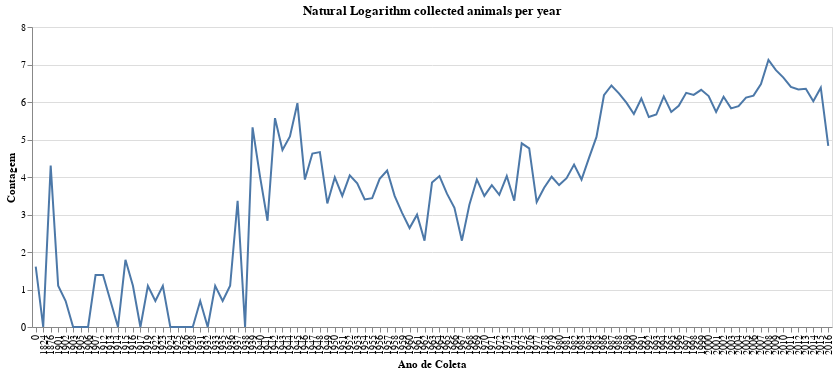

Write notebook code for a chart like this one.
### Markdown cell above
<font color='red'>**ideia:** fazer crescimento em log (referencias em Bio. fazem isso)</font>

### Code cell
temp = alt.Chart(data= teste, width=800, title= 'Natural Logarithm collected animals per year').mark_line().encode(
    x= alt.X('year', type='ordinal', title='Ano de Coleta'),
    y= alt.Y('ln_counts', type='quantitative', title='Contagem')
)

# temp.save('./graphs/log_coletas_por_ano.html')
temp

### Figure 1 — Vega-Lite specification as saved in the notebook (floating-point values rounded to 4 significant figures)
{"config": {"view": {"continuousWidth": 400, "continuousHeight": 300}}, "data": {"name": "data-79af7384879d2a89078b93a6d4a266e6"}, "mark": "line", "encoding": {"x": {"type": "ordinal", "field": "year", "title": "Ano de Coleta"}, "y": {"type": "quantitative", "field": "ln_counts", "title": "Contagem"}}, "title": "Natural Logarithm collected animals per year", "width": 800, "$schema": "https://vega.github.io/schema/vega-lite/v4.8.1.json", "datasets": {"data-79af7384879d2a89078b93a6d4a266e6": [{"year": 0, "counts": 5, "ln_cunts": 1.609, "ln_counts": 1.609}, {"year": 1824, "counts": 1, "ln_cunts": 0.0, "ln_counts": 0.0}, {"year": 1876, "counts": 74, "ln_cunts": 4.304, "ln_counts": 4.304}, {"year": 1901, "counts": 3, "ln_cunts": 1.099, "ln_counts": 1.099}, {"year": 1902, "counts": 2, "ln_cunts": 0.6931, "ln_counts": 0.6931}, {"year": 1903, "counts": 1, "ln_cunts": 0.0, "ln_counts": 0.0}, {"year": 1905, "counts": 1, "ln_cunts": 0.0, "ln_counts": 0.0}, {"year": 1906, "counts": 1, "ln_cunts": 0.0, "ln_counts": 0.0}, {"year": 1907, "counts": 4, "ln_cunts": 1.386, "ln_counts": 1.386}, {"year": 1912, "counts": 4, "ln_cunts": 1.386, "ln_counts": 1.386}, {"year": 1913, "counts": 2, "ln_cunts": 0.6931, "ln_counts": 0.6931}, {"year": 1914, "counts": 1, "ln_cunts": 0.0, "ln_counts": 0.0}, {"year": 1915, "counts": 6, "ln_cunts": 1.792, "ln_counts": 1.792}, {"year": 1916, "counts": 3, "ln_cunts": 1.099, "ln_counts": 1.099}, {"year": 1917, "counts": 1, "ln_cunts": 0.0, "ln_counts": 0.0}, {"year": 1919, "counts": 3, "ln_cunts": 1.099, "ln_counts": 1.099}, {"year": 1922, "counts": 2, "ln_cunts": 0.6931, "ln_counts": 0.6931}, {"year": 1923, "counts": 3, "ln_cunts": 1.099, "ln_counts": 1.099}, {"year": 1924, "counts": 1, "ln_cunts": 0.0, "ln_counts": 0.0}, {"year": 1925, "counts": 1, "ln_cunts": 0.0, "ln_counts": 0.0}, {"year": 1926, "counts": 1, "ln_cunts": 0.0, "ln_counts": 0.0}, {"year": 1928, "counts": 1, "ln_cunts": 0.0, "ln_counts": 0.0}, {"year": 1931, "counts": 2, "ln_cunts": 0.6931, "ln_counts": 0.6931}, {"year": 1932, "counts": 1, "ln_cunts": 0.0, "ln_counts": 0.0}, {"year": 1933, "counts": 3, "ln_cunts": 1.099, "ln_counts": 1.099}, {"year": 1935, "counts": 2, "ln_cunts": 0.6931, "ln_counts": 0.6931}, {"year": 1936, "counts": 3, "ln_cunts": 1.099, "ln_counts": 1.099}, {"year": 1937, "counts": 29, "ln_cunts": 3.367, "ln_counts": 3.367}, {"year": 1938, "counts": 1, "ln_cunts": 0.0, "ln_counts": 0.0}, {"year": 1939, "counts": 205, "ln_cunts": 5.323, "ln_counts": 5.323}, {"year": 1940, "counts": 55, "ln_cunts": 4.007, "ln_counts": 4.007}, {"year": 1941, "counts": 17, "ln_cunts": 2.833, "ln_counts": 2.833}, {"year": 1942, "counts": 262, "ln_cunts": 5.568, "ln_counts": 5.568}, {"year": 1943, "counts": 112, "ln_cunts": 4.718, "ln_counts": 4.718}, {"year": 1944, "counts": 161, "ln_cunts": 5.081, "ln_counts": 5.081}, {"year": 1945, "counts": 391, "ln_cunts": 5.969, "ln_counts": 5.969}, {"year": 1946, "counts": 51, "ln_cunts": 3.932, "ln_counts": 3.932}, {"year": 1947, "counts": 102, "ln_cunts": 4.625, "ln_counts": 4.625}, {"year": 1948, "counts": 106, "ln_cunts": 4.663, "ln_counts": 4.663}, {"year": 1949, "counts": 27, "ln_cunts": 3.296, "ln_counts": 3.296}, {"year": 1950, "counts": 54, "ln_cunts": 3.989, "ln_counts": 3.989}, {"year": 1951, "counts": 33, "ln_cunts": 3.497, "ln_counts": 3.497}, {"year": 1952, "counts": 57, "ln_cunts": 4.043, "ln_counts": 4.043}, {"year": 1953, "counts": 46, "ln_cunts": 3.829, "ln_counts": 3.829}, {"year": 1954, "counts": 30, "ln_cunts": 3.401, "ln_counts": 3.401}, {"year": 1955, "counts": 31, "ln_cunts": 3.434, "ln_counts": 3.434}, {"year": 1956, "counts": 52, "ln_cunts": 3.951, "ln_counts": 3.951}, {"year": 1957, "counts": 65, "ln_cunts": 4.174, "ln_counts": 4.174}, {"year": 1958, "counts": 33, "ln_cunts": 3.497, "ln_counts": 3.497}, {"year": 1959, "counts": 21, "ln_cunts": 3.045, "ln_counts": 3.045}, {"year": 1960, "counts": 14, "ln_cunts": 2.639, "ln_counts": 2.639}, {"year": 1961, "counts": 20, "ln_cunts": 2.996, "ln_counts": 2.996}, {"year": 1962, "counts": 10, "ln_cunts": 2.303, "ln_counts": 2.303}, {"year": 1963, "counts": 47, "ln_cunts": 3.85, "ln_counts": 3.85}, {"year": 1964, "counts": 56, "ln_cunts": 4.025, "ln_counts": 4.025}, {"year": 1965, "counts": 35, "ln_cunts": 3.555, "ln_counts": 3.555}, {"year": 1966, "counts": 24, "ln_cunts": 3.178, "ln_counts": 3.178}, {"year": 1967, "counts": 10, "ln_cunts": 2.303, "ln_counts": 2.303}, {"year": 1968, "counts": 26, "ln_cunts": 3.258, "ln_counts": 3.258}, {"year": 1969, "counts": 51, "ln_cunts": 3.932, "ln_counts": 3.932}, {"year": 1970, "counts": 33, "ln_cunts": 3.497, "ln_counts": 3.497}, {"year": 1971, "counts": 44, "ln_cunts": 3.784, "ln_counts": 3.784}, {"year": 1972, "counts": 34, "ln_cunts": 3.526, "ln_counts": 3.526}, {"year": 1973, "counts": 56, "ln_cunts": 4.025, "ln_counts": 4.025}, {"year": 1974, "counts": 29, "ln_cunts": 3.367, "ln_counts": 3.367}, {"year": 1975, "counts": 134, "ln_cunts": 4.898, "ln_counts": 4.898}, {"year": 1976, "counts": 117, "ln_cunts": 4.762, "ln_counts": 4.762}, {"year": 1977, "counts": 28, "ln_cunts": 3.332, "ln_counts": 3.332}, {"year": 1978, "counts": 41, "ln_cunts": 3.714, "ln_counts": 3.714}, {"year": 1979, "counts": 55, "ln_cunts": 4.007, "ln_counts": 4.007}, {"year": 1980, "counts": 44, "ln_cunts": 3.784, "ln_counts": 3.784}, {"year": 1981, "counts": 53, "ln_cunts": 3.97, "ln_counts": 3.97}, {"year": 1982, "counts": 76, "ln_cunts": 4.331, "ln_counts": 4.331}, {"year": 1983, "counts": 51, "ln_cunts": 3.932, "ln_counts": 3.932}, {"year": 1984, "counts": 91, "ln_cunts": 4.511, "ln_counts": 4.511}, {"year": 1985, "counts": 159, "ln_cunts": 5.069, "ln_counts": 5.069}, {"year": 1986, "counts": 483, "ln_cunts": 6.18, "ln_counts": 6.18}, {"year": 1987, "counts": 627, "ln_cunts": 6.441, "ln_counts": 6.441}, {"year": 1988, "counts": 508, "ln_cunts": 6.23, "ln_counts": 6.23}, {"year": 1989, "counts": 396, "ln_cunts": 5.981, "ln_counts": 5.981}, {"year": 1990, "counts": 293, "ln_cunts": 5.68, "ln_counts": 5.68}, {"year": 1991, "counts": 443, "ln_cunts": 6.094, "ln_counts": 6.094}, {"year": 1992, "counts": 270, "ln_cunts": 5.598, "ln_counts": 5.598}, {"year": 1993, "counts": 289, "ln_cunts": 5.666, "ln_counts": 5.666}, {"year": 1994, "counts": 469, "ln_cunts": 6.151, "ln_counts": 6.151}, {"year": 1995, "counts": 309, "ln_cunts": 5.733, "ln_counts": 5.733}, {"year": 1996, "counts": 365, "ln_cunts": 5.9, "ln_counts": 5.9}, {"year": 1997, "counts": 515, "ln_cunts": 6.244, "ln_counts": 6.244}, {"year": 1998, "counts": 488, "ln_cunts": 6.19, "ln_counts": 6.19}, {"year": 1999, "counts": 558, "ln_cunts": 6.324, "ln_counts": 6.324}, {"year": 2000, "counts": 473, "ln_cunts": 6.159, "ln_counts": 6.159}, {"year": 2001, "counts": 309, "ln_cunts": 5.733, "ln_counts": 5.733}, {"year": 2002, "counts": 464, "ln_cunts": 6.14, "ln_counts": 6.14}, {"year": 2003, "counts": 340, "ln_cunts": 5.829, "ln_counts": 5.829}, {"year": 2004, "counts": 361, "ln_cunts": 5.889, "ln_counts": 5.889}, {"year": 2005, "counts": 454, "ln_cunts": 6.118, "ln_counts": 6.118}, {"year": 2006, "counts": 478, "ln_cunts": 6.17, "ln_counts": 6.17}, {"year": 2007, "counts": 650, "ln_cunts": 6.477, "ln_counts": 6.477}, {"year": 2008, "counts": 1239, "ln_cunts": 7.122, "ln_counts": 7.122}, {"year": 2009, "counts": 942, "ln_cunts": 6.848, "ln_counts": 6.848}, {"year": 2010, "counts": 774, "ln_cunts": 6.652, "ln_counts": 6.652}, {"year": 2011, "counts": 602, "ln_cunts": 6.4, "ln_counts": 6.4}, {"year": 2012, "counts": 564, "ln_cunts": 6.335, "ln_counts": 6.335}, {"year": 2013, "counts": 574, "ln_cunts": 6.353, "ln_counts": 6.353}, {"year": 2014, "counts": 411, "ln_cunts": 6.019, "ln_counts": 6.019}, {"year": 2015, "counts": 590, "ln_cunts": 6.38, "ln_counts": 6.38}, {"year": 2016, "counts": 125, "ln_cunts": 4.828, "ln_counts": 4.828}]}}
